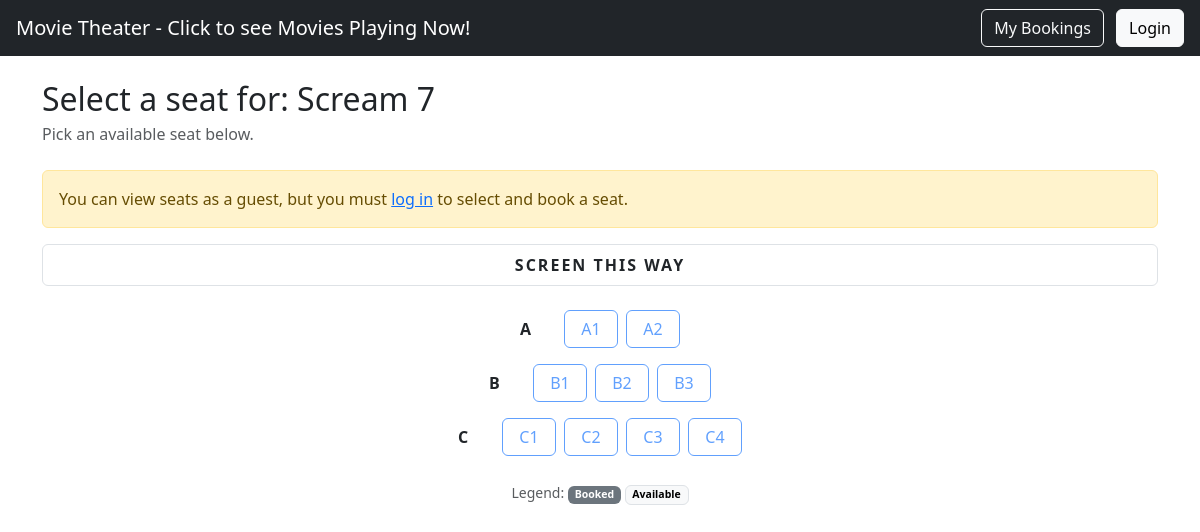
/movies/1/seats/, run on an earlier commit of the app's database.
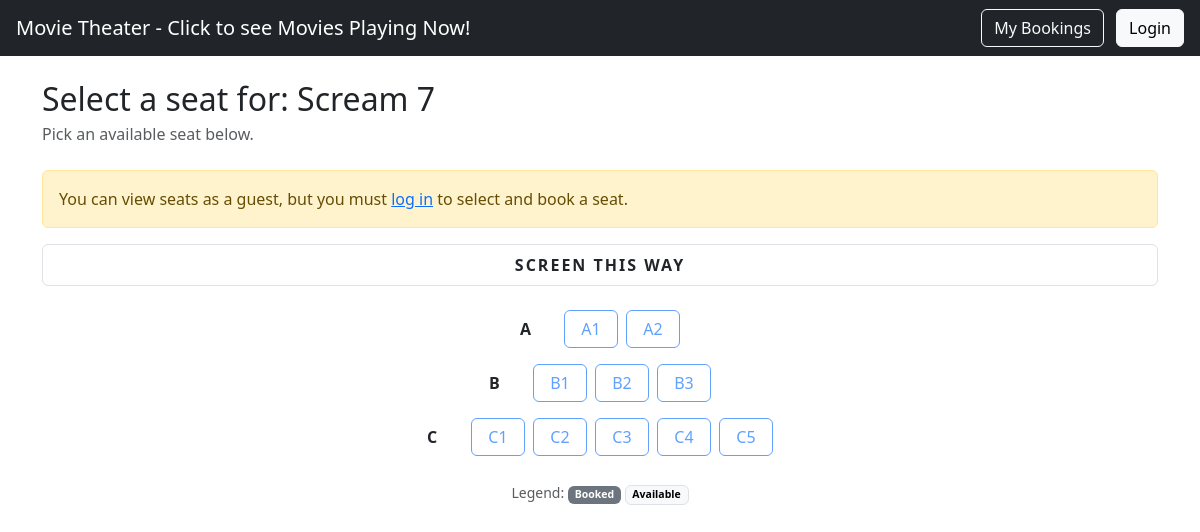
And on a later commit of the database.
### bookings/models.py (models this page shows, shortened)
class Seat(models.Model):
    seat_number = models.CharField(max_length=10)

### bookings/views.py (the view, shortened to what this page needs)
# urls.py: path("movies/<int:movie_id>/seats/", views.seat_booking_page, name="book_seat"),
def seat_booking_page(request, movie_id):
    movie = get_object_or_404(Movie, id=movie_id)
    seats = Seat.objects.all()
    booked_seat_ids = set(
        Booking.objects.filter(movie=movie).values_list("seat_id", flat=True)
    )
    rows = defaultdict(list)
    seat_re = re.compile(r"^([A-Za-z]+)\s*([0-9]+)$")
    for s in seats:
        m = seat_re.match(s.seat_number.strip())
        row = m.group(1).upper() if m else "?"
        num = int(m.group(2)) if m else 9999
        rows[row].append((num, s))
    seat_rows = [(row, [s for _, s in sorted(items)]) for row, items in sorted(rows.items())]
    return render(request, "bookings/seat_booking.html", {
        "movie": movie,
        "seat_rows": seat_rows,
        "booked_seat_ids": booked_seat_ids,
        "can_book": request.user.is_authenticated,
    })

### bookings/templates/bookings/seat_booking.html (shortened to what this page needs)
{% extends "bookings/base.html" %}
{% block content %}
<h2 class="mb-1">Select a seat for: {{ movie.title }}</h2>
<p class="text-muted mb-4">Pick an available seat below.</p>
{% if not can_book %}
  <div class="alert alert-warning">
    You can view seats as a guest, but you must <a href="{% url 'login' %}?next={{ request.path }}">log in</a>
    to select and book a seat.
  </div>
{% endif %}
<div class="text-center mb-4">
  <div class="border rounded py-2 fw-semibold" style="letter-spacing: 2px;">
    SCREEN THIS WAY
  </div>
</div>
<div class="d-flex flex-column align-items-center gap-3">
  {% for row_letter, seats in seat_rows %}
    <div class="d-flex align-items-center gap-2">
      <div class="fw-bold me-2" style="width: 28px;">{{ row_letter }}</div>
      <div class="d-flex gap-2 flex-wrap">
          {% for seat in seats %}
            {% if seat.id in booked_seat_ids %}
              <button class="btn btn-secondary" disabled style="min-width:54px;">
                {{ seat.seat_number|upper }}
              </button>
            {% else %}
              {% if can_book %}
               <form method="POST" style="display:inline;">
                {% csrf_token %}
                <input type="hidden" name="seat_id" value="{{ seat.id }}">
                <button class="btn btn-outline-primary" type="submit" style="min-width:54px;">
                  {{ seat.seat_number|upper }}
                </button>
              </form>
              {% else %}
                <button class="btn btn-outline-primary" disabled style="min-width:54px;" title="Log in to book">
                   {{ seat.seat_number|upper }}
                </button>
              {% endif %}
            {% endif %}
          {% endfor %}
      </div>
    </div>
  {% endfor %}
</div>
<div class="mt-4 text-center text-muted">
  <small>Legend: <span class="badge text-bg-secondary">Booked</span> <span class="badge text-bg-light border">Available</span></small>
</div>
{% endblock %}

What changed in the data, as far as the page shows it:
added Seat: seat_number "C5", shown under "C"
